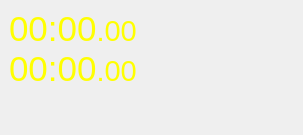
<?xml version="1.0" encoding="UTF-8"?>
<ui version="4.0">
 <class>DisplayInfoDialog</class>
 <widget class="QDialog" name="DisplayInfoDialog">
  <property name="geometry">
   <rect>
    <x>0</x>
    <y>0</y>
    <width>303</width>
    <height>135</height>
   </rect>
  </property>
  <property name="sizePolicy">
   <sizepolicy hsizetype="Preferred" vsizetype="Preferred">
    <horstretch>0</horstretch>
    <verstretch>0</verstretch>
   </sizepolicy>
  </property>
  <property name="windowTitle">
   <string>信息展示</string>
  </property>
  <property name="windowIcon">
   <iconset resource="resource.qrc">
    <normaloff>:/image/ic_icon.png</normaloff>:/image/ic_icon.png</iconset>
  </property>
  <layout class="QVBoxLayout" name="verticalLayout">
   <property name="spacing">
    <number>0</number>
   </property>
   <property name="leftMargin">
    <number>0</number>
   </property>
   <property name="topMargin">
    <number>0</number>
   </property>
   <property name="rightMargin">
    <number>0</number>
   </property>
   <property name="bottomMargin">
    <number>0</number>
   </property>
   <item>
    <widget class="QWidget" name="widget" native="true">
     <layout class="QVBoxLayout" name="verticalLayout_2">
      <item>
       <layout class="QVBoxLayout" name="mainLayout">
        <property name="spacing">
         <number>0</number>
        </property>
        <item>
         <widget class="QLabel" name="labAutoTimer">
          <property name="sizePolicy">
           <sizepolicy hsizetype="Minimum" vsizetype="Preferred">
            <horstretch>0</horstretch>
            <verstretch>0</verstretch>
           </sizepolicy>
          </property>
          <property name="styleSheet">
           <string notr="true">color: rgb(255, 255, 0);</string>
          </property>
          <property name="text">
           <string notr="true">&lt;html&gt;&lt;head/&gt;&lt;body&gt;&lt;p&gt;&lt;span style=&quot; font-size:26pt;&quot;&gt;00:00&lt;/span&gt;&lt;span style=&quot; font-size:22pt;&quot;&gt;.00&lt;/span&gt;&lt;/p&gt;&lt;/body&gt;&lt;/html&gt;</string>
          </property>
         </widget>
        </item>
        <item>
         <widget class="QLabel" name="labTimer">
          <property name="sizePolicy">
           <sizepolicy hsizetype="Minimum" vsizetype="Preferred">
            <horstretch>0</horstretch>
            <verstretch>0</verstretch>
           </sizepolicy>
          </property>
          <property name="styleSheet">
           <string notr="true">color: rgb(255, 255, 0);</string>
          </property>
          <property name="text">
           <string notr="true">&lt;html&gt;&lt;head/&gt;&lt;body&gt;&lt;p&gt;&lt;span style=&quot; font-size:26pt;&quot;&gt;00:00&lt;/span&gt;&lt;span style=&quot; font-size:22pt;&quot;&gt;.00&lt;/span&gt;&lt;/p&gt;&lt;/body&gt;&lt;/html&gt;</string>
          </property>
         </widget>
        </item>
        <item>
         <spacer name="verticalSpacer">
          <property name="orientation">
           <enum>Qt::Vertical</enum>
          </property>
          <property name="sizeHint" stdset="0">
           <size>
            <width>20</width>
            <height>1</height>
           </size>
          </property>
         </spacer>
        </item>
       </layout>
      </item>
     </layout>
    </widget>
   </item>
  </layout>
 </widget>
 <resources>
  <include location="resource.qrc"/>
 </resources>
 <connections/>
</ui>
